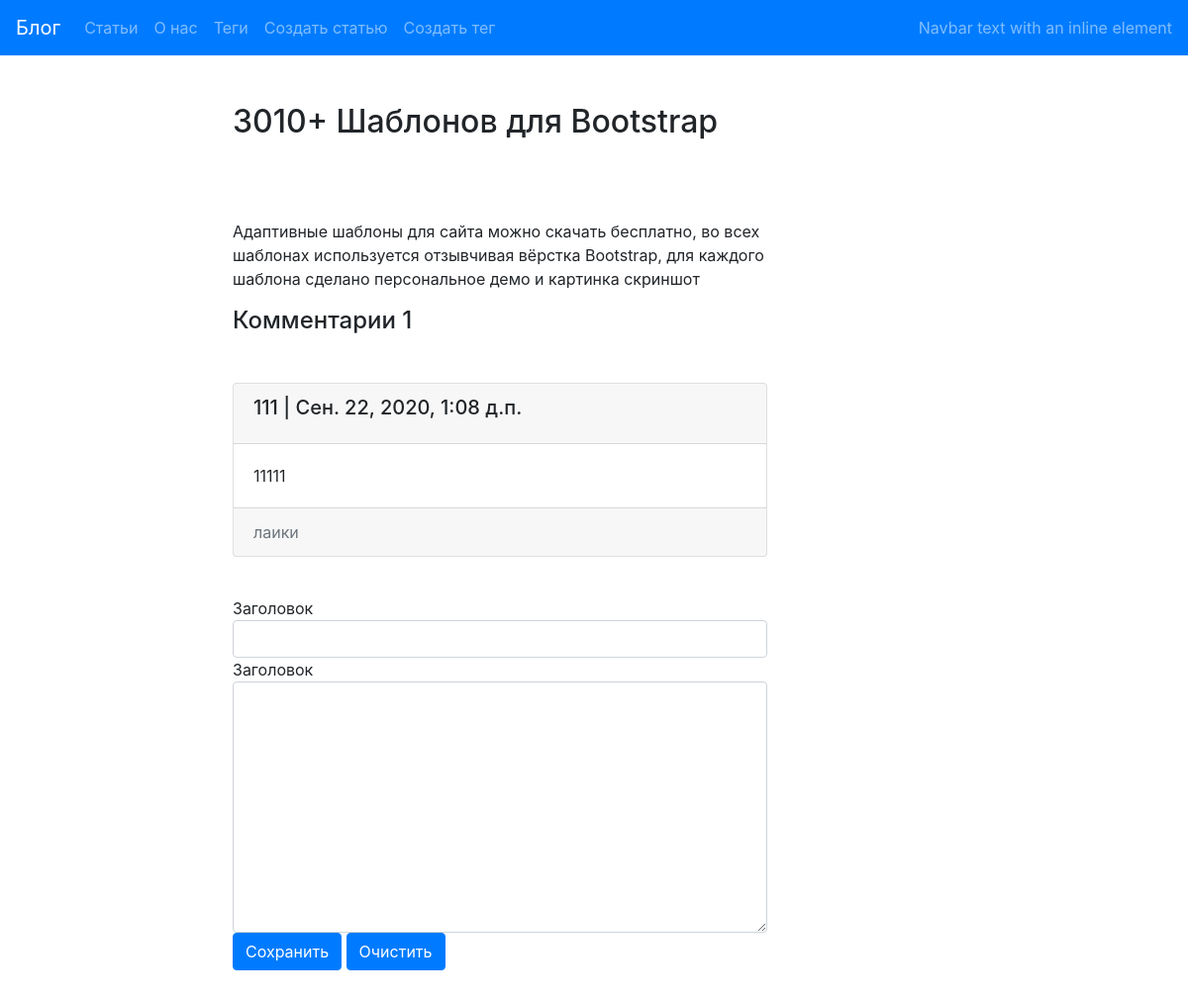
The page /post/3010ablonovdlyabootstrap/ on the database as committed earlier.
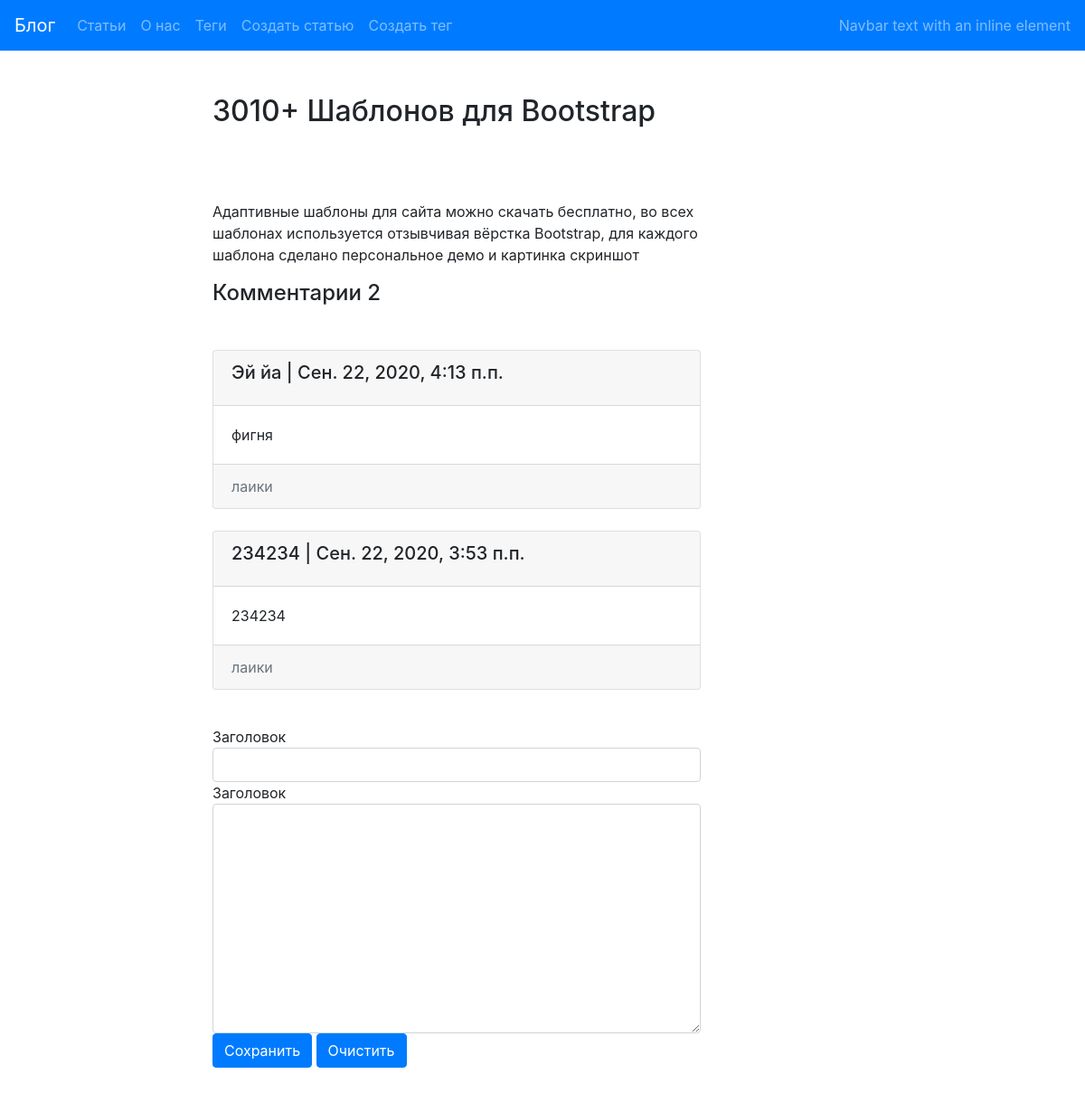
The same page on the database as committed later.
### blog/models.py (models this page shows, shortened)
class Post(models.Model):
        title=models.CharField(max_length=150,db_index=True,verbose_name="Заголовок")
        slug=models.CharField(max_length=150,blank=True,unique=True)
        body=models.TextField(blank=True,db_index=True,verbose_name="Текст статьи")
        date_pub=models.DateTimeField(auto_now_add=True)
        tags=models.ManyToManyField('Tag',blank=True,related_name='posts', verbose_name="Теги")
        def get_absolute_url(self):
            return reverse("post_detail_url", kwargs={"slug": self.slug})
        class Meta:
          verbose_name="Статья"
          verbose_name_plural = "Статьи"

class Comment(models.Model):
    name_author=models.CharField(max_length=50,blank=None,verbose_name="Заголовок")
    body_comment=models.CharField(max_length=300,blank=None,verbose_name="Заголовок")
    post=models.ForeignKey(Post,on_delete=models.CASCADE,verbose_name="")
    comm_date_pub = models.DateTimeField(auto_now_add=True)
    class Meta:
        ordering=['-comm_date_pub']

### blog/views.py (the view)
# urls.py: path('post/<str:slug>/',PostDetail.as_view(), name='post_detail_url'),
class PostDetail(ObjectDetailMixin,View):
   model = Post
   template = 'blog/post_detail.html'

### blog/forms.py
class CommentForm(forms.ModelForm):
    class Meta:
        model = Comment
        fields = ["name_author","body_comment","post"]
        widgets = {
            'name_author': forms.TextInput(attrs={'class': 'form-control'}),
            'body_comment': forms.Textarea(attrs={'class': 'form-control'}),
            'post': forms.HiddenInput(),
        }

### blog/utils.py (called while the page is built)
    def get(self,request,slug):
        if self.model.__name__ == "Post":
            obj = get_object_or_404(self.model,slug__iexact=slug)
            comm = obj.comment_set.all()
            form = CommentForm( {"post":obj})
            return render(request, self.template,
                      context={self.model.__name__.lower(): obj,"comm":comm,"form": form})
        else:
            obj = get_object_or_404(self.model, slug__iexact=slug)
            return render(request, self.template,
                          context={self.model.__name__.lower(): obj})

### blog/templates/blog/post_detail.html (shortened to what this page needs)
{% extends "blog/base_blog.html" %}
    {% block content %}
        <h2 class="mt-5">
           {{post.title}}
        </h2>
        <br>
        <p class="mt-5">
           {{post.body}}
        </p>
        <h4 class="mb-5 mt-3">Комментарии {{comm.count}} </h4>
            {% for c in comm %}
            <div class="card">
                    <div class="card-header">
                        <h5 class="card-title"> {{c.name_author}} | {{c.comm_date_pub}}</h5>
                    </div>
                    <div class="card-body">
                        <p class="card-text"> {{c.body_comment}}</p>
                    </div>
                    <div class="card-footer text-muted">
                        лаики
                    </div>
            </div>
            <br>
          {% endfor %}
 <form class="mb-5 mt-3" action="{{  post.get_absolute_url  }}"  method="post">
        {% for fields in form %}
                {{fields.label}}
                {{fields}}
        {% endfor%}
        <button type="submit" class="btn  btn-primary"> Сохранить</button>
        <button type="reset" class="btn  btn-primary"> Очистить</button>
    </form>
    {% endblock content %}

### blog/templates/blog/base_blog.html
{% extends "base.html" %}

### templates/base.html (shortened to what this page needs)
<!DOCTYPE html>
<html lang="en">
<head>
    <link rel="stylesheet" href="https://stackpath.bootstrapcdn.com/bootstrap/4.5.2/css/bootstrap.min.css"
>
</head>
<body>
<nav class="navbar navbar-expand-lg navbar-dark bg-primary">
    <a class="navbar-brand" href="#">Блог  </a>
    <div class="collapse navbar-collapse" id="navbarText">
        <ul class="navbar-nav mr-auto">
            <li class="nav-item"><a class="nav-link link-color" href="{% url 'post_lists_url' %}">Статьи</a></li>
            <li class="nav-item"><a class="nav-link link-color" href="{% url 'about_us' %}">О нас</a></li>
            <li class="nav-item"><a class="nav-link link-color" href="{% url 'tags_list_url' %}">Теги</a></li>
            <li class="nav-item"><a class="nav-link link-color" href="{% url 'post_create_url' %}">Создать статью</a></li>
            <li class="nav-item"><a class="nav-link link-color" href="{% url 'tag_create_url' %}">Создать тег</a></li>
        </ul>
        <span class="navbar-text">
  Navbar text with an inline element
</span>
    </div>
</nav>
    <div class="container">
        <div class="row">
             <div class="col-6 offset-md-2 ">
                {% block content %}{% endblock %}
            </div>
        </div>
    </div>
</body>
</html>

Rows that differ between the two databases and show on the page:
removed Comment: name_author "111", comm_date_pub "Сен. 22, 2020, 1:08 д.п.", body_comment "11111"
computed for Post "3010+ Шаблонов для Bootstrap": count "1" → "2"
added Comment: name_author "Эй йа", comm_date_pub "Сен. 22, 2020, 4:13 п.п.", body_comment "фигня"
added Comment: name_author "234234", comm_date_pub "Сен. 22, 2020, 3:53 п.п.", body_comment "234234"
